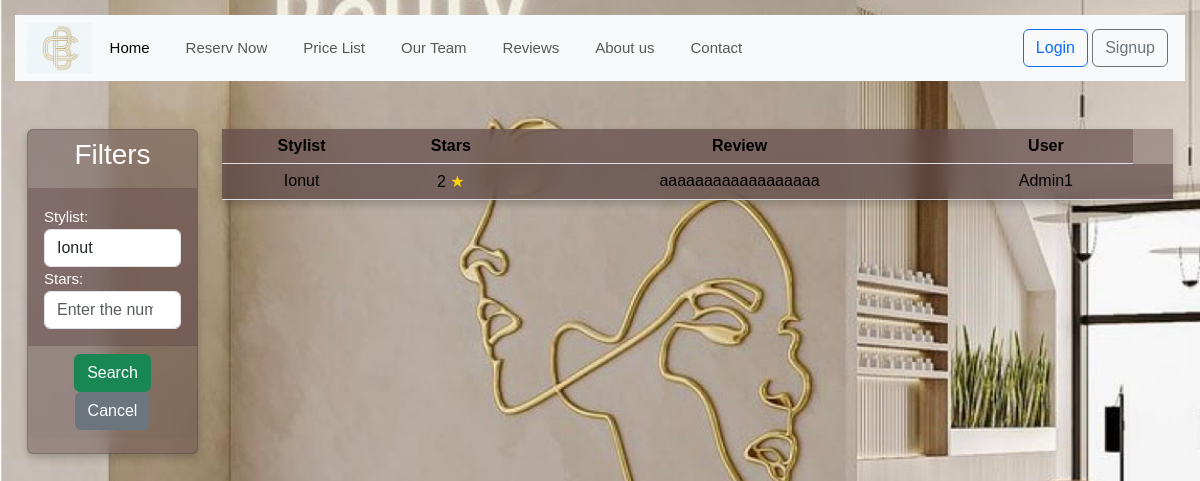
The app's page /reviews-list/?stylist=2, older data.
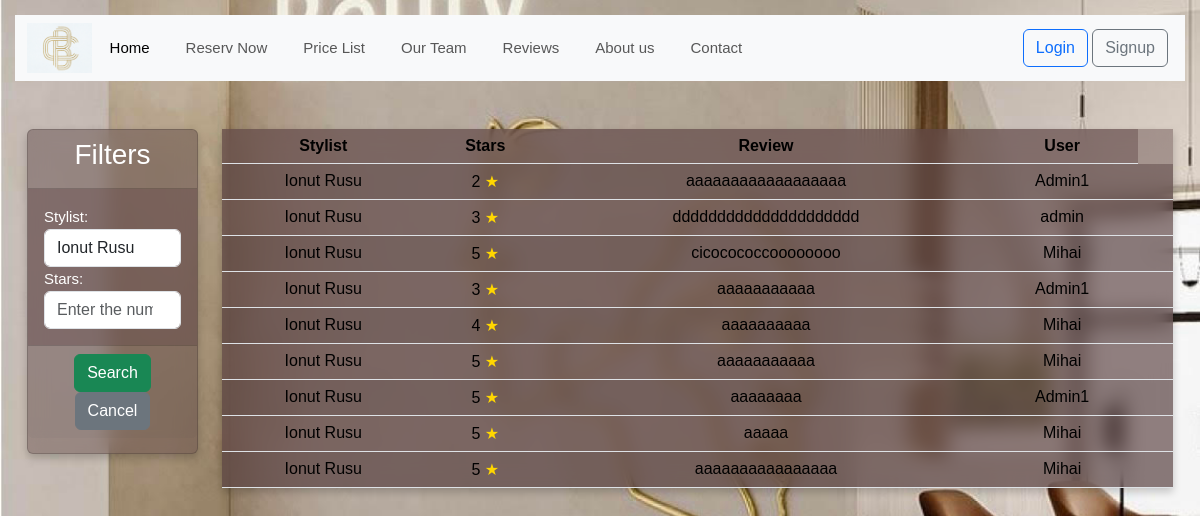
The same page, newer data.
### reservation/models.py (models this page shows, shortened)
class Review(models.Model):
    user = models.ForeignKey(User, on_delete=models.CASCADE)
    stylist = models.ForeignKey(Stylist, on_delete=models.CASCADE)
    stars = models.PositiveIntegerField()
    description = models.TextField()

class Stylist(models.Model):
    name = models.CharField(max_length=255)
    email = models.EmailField(max_length=50)
    description = models.TextField()
    active = models.BooleanField(default=True)
    profile = models.ImageField(null=True, blank=True, upload_to="stylist_profile/")
    def __str__(self):
        return self.name

### reservation/views.py (the view)
# urls.py: path('reviews-list/', views.ReviewListView.as_view(), name='reviews_list'),
class ReviewListView(ListView, LoginRequiredMixin, PermissionRequiredMixin, ):
    template_name = 'review/reviews_list.html'
    model = Review
    context_object_name = 'all_reviews'
    permission_required = "review.view_reviews_list"
    def get_context_data(self, **kwargs):
        data = super().get_context_data(**kwargs)
        now = datetime.now()
        data['current_time'] = now
        data["review"] = Review.objects.all()
        review = Review.objects.all()
        my_filter = ReviewFilter(self.request.GET, queryset=review)
        data['all_reviews'] = my_filter.qs
        data['filter_form'] = my_filter.form
        return data

### templates/review/reviews_list.html (shortened to what this page needs)
{% extends 'base.html' %}
{% load static %}
{% block content %}
    <div class="container-fluid">
        <div class="row">
            <div class="col-md-2 gy-5">
                <div class="card" style="background-color: rgb(95 71 71 /43%)">
                    <div class="card-header" >
                        <h3 class="text-center">Filters</h3>
                    </div>
                    <form method="get">
                        <div class="card-body" style="background-color: rgb(95 71 71 /43%)">
                            {{ filter_form }}
                        </div>
                        <div class="card-footer text-center" >
                            <button type="submit" class="btn btn-success">Search</button>
                            <a href="{% url 'reviews_list' %}" class="btn btn-secondary">Cancel</a>
                        </div>
                    </form>
                </div>
            </div>
            <div class="col-md-10 gy-5 ">
                <table class="table table-striped" style="background-color: rgb(95 71 71 /43%)" >
                    <thead>
                    <tr>
                        <th class="text-center" style="background-color: rgb(95 71 71 /43%)">Stylist</th>
                        <th class="text-center" style="background-color: rgb(95 71 71 /43%)">Stars</th>
                        <th class="text-center" style="background-color: rgb(95 71 71 /43%)">Review</th>
                        <th class="text-center" style="background-color: rgb(95 71 71 /43%)">User</th>
                    </tr>
                    </thead>
                    <tbody>
                    {% for review in all_reviews %}
                        <tr>
                        <td class="text-center" style="background-color: rgb(95 71 71 /43%)">{{ review.stylist }}</td>
                        <td class="text-center"
                            style="background-color: rgb(95 71 71 /43%)">{{ review.stars }}
                            <span class="stars" id="starRating">
                                <span class="star" data-value="1">&#9733;</span>
                            </span>
                        <td class="text-center"
                            style="background-color: rgb(95 71 71 /43%)"> {{ review.description }}</td>
                        <td class="text-center"
                            style="background-color: rgb(95 71 71 /43%)"> {{ review.user}}</td>
                        <td class="text-center" style="background-color: rgb(95 71 71 /43%)">
                        </td>
                    {% endfor %}
                    </tr>
                    </tbody>
                </table>
            </div>
        </div>
    </div>
{% endblock %}

Row changes from the older to the newer data that the page shows:
changed through a linked row, Review "aaaaaaaaaaaaaaaaaa": stylist "Ionut" → "Ionut Rusu"
added Review: stylist "Ionut Rusu", stars "3", description "ddddddddddddddddddddd", user "admin"
added Review: stylist "Ionut Rusu", stars "5", description "cicocococcoooooooo", user "Mihai"
added Review: stylist "Ionut Rusu", stars "3", description "aaaaaaaaaaa", user "Admin1"
added Review: stylist "Ionut Rusu", stars "4", description "aaaaaaaaaa", user "Mihai"
added Review: stylist "Ionut Rusu", stars "5", description "aaaaaaaaaaa", user "Mihai"
added Review: stylist "Ionut Rusu", stars "5", description "aaaaaaaa", user "Admin1"
added Review: stylist "Ionut Rusu", stars "5", description "aaaaa", user "Mihai"
added Review: stylist "Ionut Rusu", stars "5", description "aaaaaaaaaaaaaaaa", user "Mihai"
Text that changed along with them:
form field stylist: "Ionut" → "Ionut Rusu"
